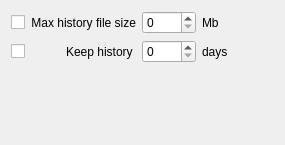
<ui version="4.0" >
 <class>UserHistoryCfgBase</class>
 <widget class="QWidget" name="UserHistoryCfgBase" >
  <property name="geometry" >
   <rect>
    <x>0</x>
    <y>0</y>
    <width>285</width>
    <height>145</height>
   </rect>
  </property>
  <property name="windowTitle" >
   <string>Form1</string>
  </property>
  <layout class="QGridLayout" >
   <property name="margin" >
    <number>11</number>
   </property>
   <property name="spacing" >
    <number>6</number>
   </property>
   <item row="0" column="2" >
    <widget class="QSpinBox" name="edtSize" >
     <property name="maximum" >
      <number>1000</number>
     </property>
    </widget>
   </item>
   <item row="0" column="3" >
    <widget class="QLabel" name="lblSize1" >
     <property name="text" >
      <string>Mb</string>
     </property>
     <property name="wordWrap" >
      <bool>false</bool>
     </property>
    </widget>
   </item>
   <item row="0" column="0" >
    <widget class="QCheckBox" name="chkSize" >
     <property name="text" >
      <string/>
     </property>
    </widget>
   </item>
   <item row="0" column="1" >
    <widget class="QLabel" name="lblSize" >
     <property name="text" >
      <string>Max history file size</string>
     </property>
     <property name="alignment" >
      <set>Qt::AlignRight|Qt::AlignTrailing|Qt::AlignVCenter</set>
     </property>
     <property name="wordWrap" >
      <bool>false</bool>
     </property>
    </widget>
   </item>
   <item row="1" column="2" >
    <widget class="QSpinBox" name="edtDays" >
     <property name="maximum" >
      <number>1000</number>
     </property>
    </widget>
   </item>
   <item row="1" column="3" >
    <widget class="QLabel" name="lblDays1" >
     <property name="text" >
      <string>days</string>
     </property>
     <property name="wordWrap" >
      <bool>false</bool>
     </property>
    </widget>
   </item>
   <item row="1" column="1" >
    <widget class="QLabel" name="lblDays" >
     <property name="text" >
      <string>Keep history </string>
     </property>
     <property name="alignment" >
      <set>Qt::AlignRight|Qt::AlignTrailing|Qt::AlignVCenter</set>
     </property>
     <property name="wordWrap" >
      <bool>false</bool>
     </property>
    </widget>
   </item>
   <item row="1" column="0" >
    <widget class="QCheckBox" name="chkDays" >
     <property name="text" >
      <string/>
     </property>
    </widget>
   </item>
   <item row="0" column="4" >
    <spacer>
     <property name="orientation" >
      <enum>Qt::Horizontal</enum>
     </property>
     <property name="sizeType" >
      <enum>QSizePolicy::Expanding</enum>
     </property>
     <property name="sizeHint" >
      <size>
       <width>20</width>
       <height>20</height>
      </size>
     </property>
    </spacer>
   </item>
   <item row="2" column="1" >
    <spacer>
     <property name="orientation" >
      <enum>Qt::Vertical</enum>
     </property>
     <property name="sizeType" >
      <enum>QSizePolicy::Expanding</enum>
     </property>
     <property name="sizeHint" >
      <size>
       <width>20</width>
       <height>20</height>
      </size>
     </property>
    </spacer>
   </item>
  </layout>
 </widget>
 <resources/>
 <connections/>
</ui>
